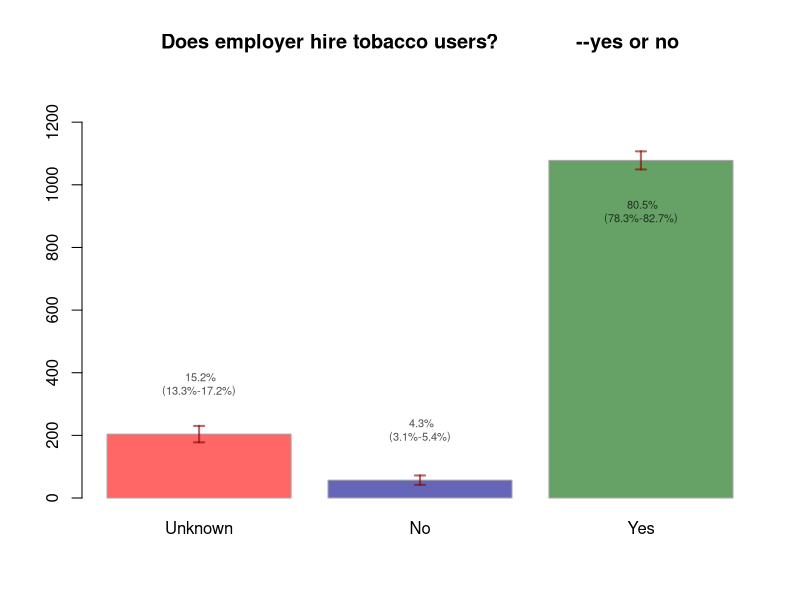
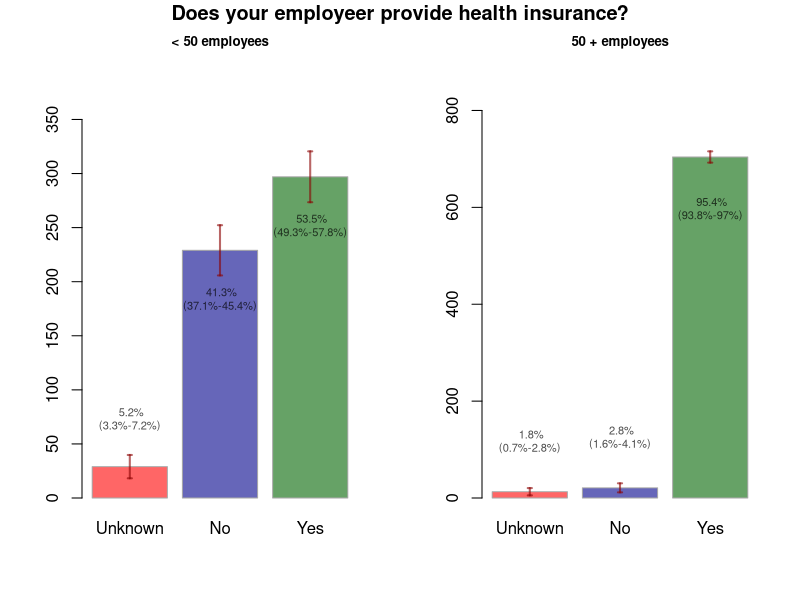
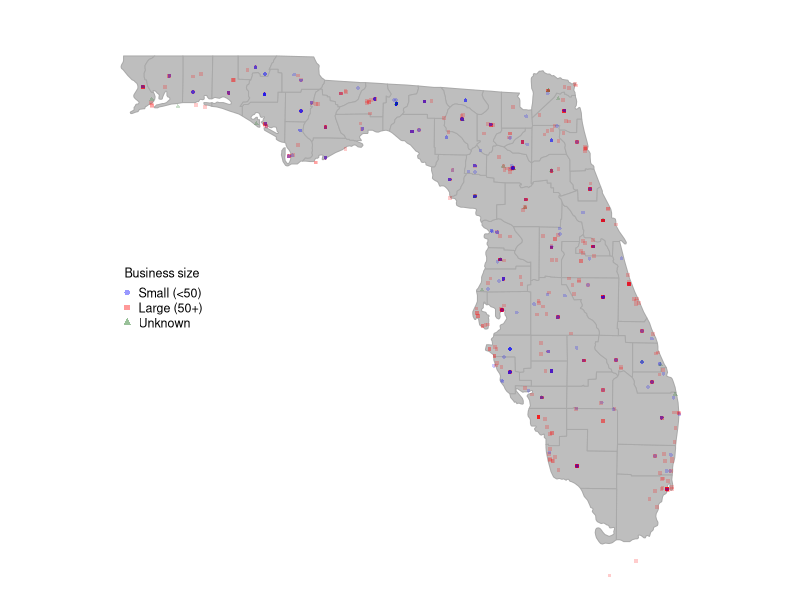

Source code (R) for these figures, in order:
library(Hmisc)
library(RColorBrewer)
library(car)

# Set wd
setwd("C:/Users/BrewJR/Documents/tobacco")

# Read in data
comb <- read.csv("comb1.csv")

# Read in names of questions
comb_names <- read.csv("comb1.csv", header = FALSE)
comb_names <- comb_names[1,]

###################
# SIMPASYM FUNCTION FOR CALCULATIN C.I. OF PROPORTIONS
###################
simpasym <- function(n, p, z=1.96, cc=TRUE){
  out <- list()
  if(cc){
    out$lb <- p - z*sqrt((p*(1-p))/n) - 0.5/n
    out$ub <- p + z*sqrt((p*(1-p))/n) + 0.5/n
  } else {
    out$lb <- p - z*sqrt((p*(1-p))/n)
    out$ub <- p + z*sqrt((p*(1-p))/n)
  }
  out
}

###################
# WRITE FUNCTION FOR PLOTTING BARS
###################
BarFun <- function(var, recode_var = NULL){
  
  # Ensure it's treated as a character
  var <- as.character(var)
  
  # Replace 77,88,99 with "Unknown"
  var[which(var %in% c(77,88,99))] <- "Unknown"
  
  # If recoding vector is supplied, use it
  if(is.null(recode_var)){
    var <- Recode(var,
                  "'1' = 'Yes';
                '2' = 'No'")
  } else {
    var <- Recode(var,
                  recode_var)    
  }
  
  # Make var a factor and relevel so "unknown" comes first
  var <- factor(var)
  var <- relevel(var, ref = "Unknown")
    
  # Make a table
  var_table <- table(var)
  var_names <- names(var_table)
  var_vals <- as.numeric(var_table)
  var_prop <- prop.table(var_table) * 100
  
  # Assing positions based on relative value compared to others
  var_pos <- ifelse(var_prop < 0.5 * max(var_prop),
                    3, 1)
  
  # Calculate confidence intervals
  ci <- simpasym(n=sum(var_table), 
                 p=var_prop / 100, 
                 z=1.96, cc=TRUE) 
  lb <- ci$lb * sum(var_table)
  ub <- ci$ub * sum(var_table)
  
  # Create color vector (first is always red if there are unknowns)
  if( var_table["Unknown"] > 0 ){
    my_colors <- c("Red", colorRampPalette(c("darkblue", "darkgreen"))(length(levels(var)) -1))
  } else {
    my_colors <- colorRampPalette(c("darkblue", "darkgreen"))(length(levels(var)))
  }
  my_colors <- adjustcolor(my_colors, alpha.f = 0.6)
  
  # Make barplot
  bp <- barplot(var_table,
                ylim = c(0, max(ub)*1.2),
                col = my_colors,
                border = "darkgrey")
  
  # Add point estimate text
#   text(x = bp[,1],
#        y = var_vals,
#        labels = paste0(round(var_prop, digits = 1), "%"),
#        pos = var_pos)
  
# Add error bars
  errbar(x=bp[,1],
         y=var_table,
         yplus=ub,
         yminus=lb,
         add=TRUE,
         type="n",
         errbar.col=adjustcolor("darkred", alpha.f=0.6),
         lwd=2)
  
  # Add text of point estimate with c.i.'s
  text(x=bp[,1], 
       y= ifelse(var_pos == 1, 
                 var_table - (.15*max(var_table)),
                 var_table + (.15*max(var_table))),
       labels=paste0(" ", round(var_prop, digits=1),
                     "%",
                     "\n(",
                     round(ci$lb*100, digits=1),
                     "%",
                     "-",
                     round(ci$ub*100, digits=1),
                     "%",
                     ")"
       ),
       cex=2/length(var_table),
       col=adjustcolor("black", alpha.f=0.7))
  
}

par(mfrow=c(1,1))
BarFun(comb[,7])
title(main = comb_names[,7])

par(mfrow=c(1,2))
BarFun(comb[which(comb[,5] == 1),8])
title(main = "< 50 employees", cex.main = 0.8)
BarFun(comb[which(comb[,5] == 2),8])
title(main = "50 + employees", cex.main = 0.8)
title(main = "Does your employeer provide health insurance?",
      outer = TRUE,
      line = -1)

###############
# GEOCODING
###############

# Having already geocoded, just read in locations
locations <- read.csv("locations.csv")

# merge with comb
comb <- cbind(comb, locations)

# THE BELOW ONLY NEEDS TO BE RUN ONCE:
# places <- paste0(comb$Name.of.Employer,
#                 ", ", 
#                 comb$County.Reporting,
#                 " ", "county",
#                 ", ",
#                 "Florida")

# library(RCurl)
# library(RJSONIO)
# library(plyr)
# 
# url <- function(address, return.call = "json", sensor = "false") {
#   root <- "http://maps.google.com/maps/api/geocode/"
#   u <- paste(root, return.call, "?address=", address, "&sensor=", sensor, sep = "")
#   return(URLencode(u))
# }
# 
# geoCode <- function(address,verbose=FALSE) {
#   if(verbose) cat(address,"\n")
#   u <- url(address)
#   doc <- getURL(u)
#   x <- fromJSON(doc,simplify = FALSE)
#   if(x$status=="OK") {
#     lat <- x$results[[1]]$geometry$location$lat
#     lng <- x$results[[1]]$geometry$location$lng
#     location_type <- x$results[[1]]$geometry$location_type
#     formatted_address <- x$results[[1]]$formatted_address
#     return(c(lat, lng, location_type, formatted_address))
#   } else {
#     return(c(NA,NA,NA, NA))
#   }
# }
# 
# 
# locations <- ldply(places, function(x) geoCode(x))
# names(locations) <- c("lat","lon","location_type", "forAddress")
# 
# #write.csv(locations, "locations.csv")

###############
# MAP FUNCTION
###############
par(mfrow = c(1,1))
par(mar=c(1,1,1,1))
library(maps)
mymap <- map("county", "fl",
             fill = TRUE,
             col = "grey",
             border = "darkgrey")

size_col <- ifelse(comb[,5] == 1, "blue", 
                   ifelse(comb[,5] == 2, "red",
                          "darkgreen"))
size_pch <- ifelse(comb[,5] == 1, 16,
                   ifelse(comb[,5] == 2, 15,
                          17))

# points(comb$lon, comb$lat, col = adjustcolor("black", alpha.f = 0.6),
#        cex = 0.5)
points(comb$lon, comb$lat, 
       col = adjustcolor(size_col, alpha.f = 0.2),
       pch = size_pch,
       cex = 0.5)

legend(x = "left",
       pch = c(16,15,17),
       col = adjustcolor(c("blue", "red", "darkgreen"), alpha.f = 0.4),
       legend = c("Small (<50)", "Large (50+)", "Unknown"),
       bty = "n",
       cex = 0.75,
       title = "Business size")




##########
# MAP FUNCTION
##########
TractFun <- function(var, color){
  plotvar <- var
  nclr <- 5
  plotclr <- brewer.pal(nclr, color)
  class <- classIntervals(plotvar, nclr, style = "quantile", dataPrecision=0) #use "equal" instead
  #class <- classIntervals(0:100, nclr, style="equal")
  colcode <- findColours(class, plotclr)
  legcode <- paste0(gsub(",", " - ", gsub("[[]|[]]|[)]", "", names(attr(colcode, "table")))), "%")
  plot(tract2, border=NA, col=colcode)
  legend("left", # position
         legend = legcode, #names(attr(colcode, "table")), 
         fill = attr(colcode, "palette"), 
         cex = 0.6, 
         border=NA,
         bty = "n")
}
